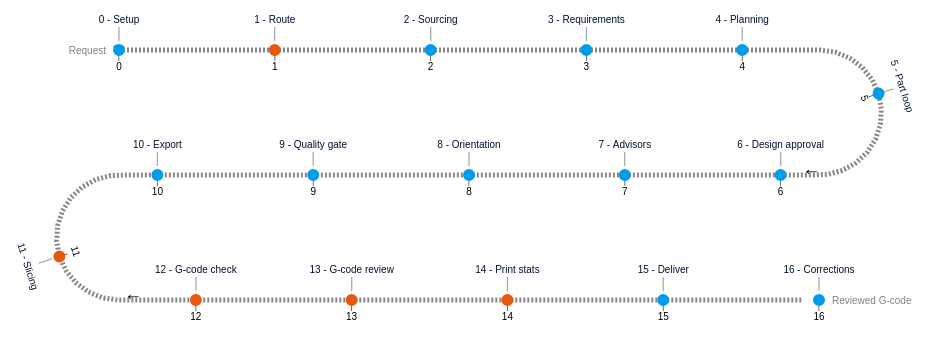

Write the Vega-Lite specification saved for this chart.
### Vega specification from a JSON file in a GitHub repository (floating-point values rounded to 4 significant figures)
{"$schema": "https://vega.github.io/schema/vega/v6.json", "description": "Pipeline from request to reviewed G-code. Blue = exists, orange = new.", "padding": 15, "autosize": {"type": "pad", "contains": "padding"}, "width": {"signal": "width"}, "height": {"signal": "height"}, "signals": [{"name": "width", "value": 700}, {"name": "sH", "description": "serpentine: diameter of arcs", "value": 125}, {"name": "sN", "description": "serpentine: number of arcs", "value": 2}, {"name": "tC", "description": "ticks: number of axis ticks to display on the timeline", "value": 17}, {"name": "tLO", "description": "ticks: the offset for the tick labels", "value": 8}, {"name": "mO", "description": "milestone: the offset for the milestone markers", "value": 35}, {"name": "sR0P", "description": "serpentine: percentage of width of canvas for the start of the timeline", "value": 0}, {"name": "sLP", "description": "serpentine: percentage of total length of canvas for the end of the timeline", "value": 1}, {"name": "annotationStart", "value": "Request"}, {"name": "annotationEnd", "value": "Reviewed G-code"}, {"name": "includeArrows", "value": true}, {"name": "sT", "description": "serpentine: thicknes of the line", "value": 5}, {"name": "domain", "description": "serpentine: manually set the domain extent for the timeline, otherwise set to null to have the domain calculated for you", "value": [0, 16]}, {"name": "sRange", "description": "serpentine: range for the serpentine scale", "update": "[sR0P*width, sL*sLP]"}, {"name": "annotations", "description": "serpentine: annotations that appear at the start and end of the timeline", "update": "{start: (isValid(annotationStart) ? annotationStart : ''), end: (isValid(annotationEnd) ? annotationEnd : '')}"}, {"name": "sD", "update": "[2, 2]", "description": "serpentine: dash array for the serpentine line"}, {"name": "reverse", "description": "serpentine: boolean to indicate whether the scale for the timeline should be reversed", "value": false}, {"name": "sPct", "description": "serpentine: percentage of width for the straight portions of the timeline", "value": 1, "update": "sPct < 0.25 ? 0 : sPct < 0.75 ? 0.5 : 1"}, {"name": "sW", "description": "serpentine: horizontal length of straight segments", "update": "sPct*width"}, {"name": "sL", "description": "serpentine: total length of line", "update": "(sN+1)*sW+(sN)*sH*PI/2"}, {"name": "sA", "description": "serpentine: length of an arc segment", "update": "(sH*PI/2)"}, {"name": "sWsA", "description": "serpentine: length of a line + arc segment", "update": "(sW + sH*PI/2)"}, {"name": "sDomain", "description": "serpentine: domain for the serpentine scale", "init": "domain ? domain : [+extent(pluck(data('dataset'), 'domain'))[0], +extent(pluck(data('dataset'), 'domain'))[1]]"}, {"name": "height", "description": "calculated height", "update": "extent(pluck(data('serpentine'), 'y'))[1]"}, {"name": "milestoneColor", "value": "#009DEC"}, {"name": "milestoneLabelColor", "value": "#001130"}, {"name": "newColor", "value": "#E8590C"}], "scales": [{"name": "sS1", "type": "linear", "zero": false, "reverse": {"signal": "reverse"}, "domain": {"signal": "sDomain"}, "range": {"signal": "sRange"}}], "marks": [{"name": "axis_group", "description": "group containing all the axis marks - annotations, domain, arrow indicators, tick lines, tick labels on straightaways, tick labels on arcs", "type": "group", "marks": [{"name": "annotations", "description": "Text marks that appear at the start and end of the timeline. Configured using the 'annotations' signal", "from": {"data": "domain_extent"}, "type": "text", "encode": {"update": {"x": {"field": "x"}, "y": {"field": "y"}, "text": {"signal": "datum['category'] === 'start' ? annotations['start'] : annotations['end']"}, "fontSize": {"value": 10}, "baseline": {"value": "middle"}, "align": {"field": "align"}, "angle": {"field": "angle"}, "dx": {"field": "dx"}, "dy": {"value": 1}, "fill": {"value": "gray"}}}}, {"name": "serpentine_line", "description": "The serpentine-shaped line that acts as the axis domain line", "type": "line", "from": {"data": "serpentine"}, "interactive": false, "encode": {"update": {"x": {"field": "x"}, "y": {"field": "y"}, "strokeDash": {"signal": "sD"}, "stroke": {"value": "#888"}, "strokeWidth": {"signal": "sT"}}}}, {"name": "arrow_marks", "description": "The arrows to indicate direction that appear at the beginning and end of each arc+straightaway combination", "type": "text", "from": {"data": "segment_ends"}, "interactive": false, "encode": {"update": {"x": {"field": "x"}, "y": {"field": "y"}, "dy": {"value": 1}, "text": {"value": "→"}, "fontSize": {"value": 18}, "fill": {"value": "#000"}, "angle": {"signal": "datum['direction'] === '➤' ? 0 : 180"}, "align": {"value": "center"}, "baseline": {"value": "middle"}}}}, {"name": "tick_marks", "description": "The line (text mark) designated to each tick", "from": {"data": "ticks"}, "type": "text", "interactive": false, "encode": {"update": {"x": {"field": "x"}, "y": {"field": "y"}, "dy": {"signal": "2.5*( datum['type'] === 'straight' ? 1 : datum['side'] === 'right' ? (round(datum['alpha']*(180/PI)) >= 90 ? -1 : 4) : (round(datum['alpha']*(180/PI)) > 89 ? -1 : 4))"}, "text": {"signal": "'|'"}, "fontSize": {"value": 7}, "fill": {"value": "#000"}, "angle": {"field": "labelAngle"}, "align": {"value": "center"}, "baseline": {"signal": "datum['type'] === 'straight' ? 'top' : 'bottom'"}}}}, {"name": "tick_labels_straight", "description": "The straightaway tick labels", "from": {"data": "ticks"}, "type": "text", "interactive": false, "encode": {"update": {"x": {"field": "x"}, "y": {"field": "y"}, "dy": {"field": "dy"}, "text": {"field": "domain"}, "fontSize": {"value": 10}, "fill": {"value": "#000"}, "align": {"value": "center"}, "angle": {"field": "labelAngle"}, "baseline": {"signal": "datum['type'] === 'straight' ? 'top' : 'bottom'"}}}}]}, {"name": "milestone_connecting_lines", "description": "The milestone lines that connect the markers to labels", "from": {"data": "milestones"}, "type": "text", "interactive": false, "encode": {"update": {"text": {"signal": "'|'"}, "x": {"field": "x"}, "y": {"field": "y"}, "fontSize": {"value": 15}, "fontWeight": {"value": 100}, "dy": {"signal": "datum['type'] === 'arc' && (round(datum['alpha']*(180/PI)) > 89) ? 0.35 * (mO+3.5) : datum['dy']/2"}, "align": {"value": "center"}, "baseline": {"value": "middle"}, "angle": {"field": "labelAngle"}, "fillOpacity": {"value": 0.35}}}}, {"name": "milestone_markers", "description": "The milestone timeline markers", "from": {"data": "milestones"}, "type": "symbol", "interactive": false, "encode": {"update": {"x": {"field": "x"}, "y": {"field": "y"}, "size": {"value": 100}, "fill": {"field": "color"}, "stroke": {"field": "color"}, "strokeWidth": {"value": 2}, "cursor": {"signal": "'default'"}}}}, {"name": "milestone_label_backgrounds", "description": "The white backgrounds for milestone labels", "from": {"data": "milestones"}, "type": "text", "interactive": false, "encode": {"update": {"x": {"field": "x"}, "y": {"field": "y"}, "dy": {"field": "dy"}, "text": {"signal": "datum['domain'] + ' - ' + datum['label']"}, "fontSize": {"value": 10}, "fill": {"value": "#fff"}, "stroke": {"value": "#fff"}, "strokeWidth": {"value": 7}, "angle": {"field": "labelAngle"}, "align": {"value": "center"}, "baseline": {"signal": "datum['type'] === 'straight' ? 'top' : 'bottom'"}}}}, {"name": "milestone_labels", "description": "The milestone labels", "from": {"data": "milestones"}, "type": "text", "interactive": false, "encode": {"update": {"x": {"field": "x"}, "y": {"field": "y"}, "dy": {"field": "dy"}, "text": {"signal": "datum['domain'] + ' - ' + datum['label']"}, "fontSize": {"value": 10}, "fill": {"signal": "milestoneLabelColor"}, "angle": {"field": "labelAngle"}, "align": {"value": "center"}, "baseline": {"signal": "datum['type'] === 'straight' ? 'top' : 'bottom'"}}}}], "data": [{"name": "dataset", "values": [{"domain": 0, "label": "Setup", "color": "#009DEC"}, {"domain": 1, "label": "Route", "color": "#E8590C"}, {"domain": 2, "label": "Sourcing", "color": "#009DEC"}, {"domain": 3, "label": "Requirements", "color": "#009DEC"}, {"domain": 4, "label": "Planning", "color": "#009DEC"}, {"domain": 5, "label": "Part loop", "color": "#009DEC"}, {"domain": 6, "label": "Design approval", "color": "#009DEC"}, {"domain": 7, "label": "Advisors", "color": "#009DEC"}, {"domain": 8, "label": "Orientation", "color": "#009DEC"}, {"domain": 9, "label": "Quality gate", "color": "#009DEC"}, {"domain": 10, "label": "Export", "color": "#009DEC"}, {"domain": 11, "label": "Slicing", "color": "#E8590C"}, {"domain": 12, "label": "G-code check", "color": "#E8590C"}, {"domain": 13, "label": "G-code review", "color": "#E8590C"}, {"domain": 14, "label": "Print stats", "color": "#E8590C"}, {"domain": 15, "label": "Deliver", "color": "#009DEC"}, {"domain": 16, "label": "Corrections", "color": "#009DEC"}]}, {"name": "serpentineDomain", "values": [{}], "transform": [{"type": "formula", "expr": "sequence(sDomain[0], sDomain[1], 0.1 )", "as": "domain"}, {"type": "flatten", "fields": ["domain"]}]}, {"name": "milestoneDomain", "source": "dataset", "transform": [{"type": "project", "fields": ["domain"]}]}, {"name": "tickDomain", "values": [{}], "transform": [{"type": "formula", "expr": "sequence(1, tC+1, 1)", "as": "id"}, {"type": "flatten", "fields": ["id"]}, {"type": "formula", "expr": "datum['id'] === 1 ? sDomain[0] : datum['id'] === tC ? sDomain[1] : null", "as": "domain"}, {"type": "formula", "expr": "round(isValid(datum['domain']) ? datum['domain'] : (sDomain[0] + (sDomain[1]-sDomain[0])*((datum['id']-1)/(tC-1))))", "as": "domain"}, {"type": "project", "fields": ["domain"]}]}, {"name": "componentEncodings", "values": [{"category": "start"}, {"category": "serpentine"}, {"category": "milestone"}, {"category": "tick"}, {"category": "end"}], "transform": [{"type": "formula", "expr": "now()", "as": "timestamp"}, {"type": "formula", "expr": "datum['category'] === 'start' ? [sDomain[reverse ? 1 : 0]] : datum['category'] === 'serpentine' ? pluck(data('serpentineDomain'), 'domain') : datum['category'] === 'milestone' ? pluck(data('dataset'), 'domain') : datum['category']==='tick' ? pluck(data('tickDomain'), 'domain') : datum['category'] === 'end' ? [sDomain[reverse ? 0 : 1]] : null", "as": "domain"}, {"type": "flatten", "fields": ["domain"]}, {"type": "formula", "expr": "+datum['domain']", "as": "domain"}, {"type": "window", "ops": ["row_number"], "sort": {"field": "domain"}, "groupby": ["category"], "as": ["id"]}, {"type": "formula", "expr": "scale('sS1', datum['domain'])", "as": "sK"}, {"type": "formula", "expr": "floor(datum['sK'] / (sW + sH*PI/2))", "as": "i"}, {"type": "formula", "expr": "datum['sK'] % (sW + sH*PI/2)", "as": "r"}, {"type": "formula", "expr": "(datum['r'] - sW)/(sH/2)", "as": "alpha"}, {"type": "formula", "expr": "(((datum['i']+1)*sWsA)-sA) >= datum['sK'] ? 'straight' : 'arc'", "as": "type"}, {"type": "formula", "expr": "(datum['i']%2 == 0) ? min(datum['r'], sW) : max(sW-datum['r'], 0)", "as": "xStraight"}, {"type": "formula", "expr": "datum['type'] === 'straight' ? datum['xStraight'] : datum['xStraight'] + (datum['i']%2 == 0 ? sin(datum['alpha'])*sH/2 : -sin(datum['alpha'])*sH/2)", "as": "x"}, {"type": "formula", "expr": "datum['type'] === 'straight' ? datum['i']*sH : (datum['i']*sH) + (1 - cos(datum['alpha']))*sH/2", "as": "y"}, {"type": "formula", "expr": "datum['type'] === 'straight' ? null : datum['i']%2===0?'right':'left'", "as": "side"}, {"type": "formula", "expr": "datum['type'] === 'straight' ? null : datum['alpha']<PI/2?'top':'bottom'", "as": "hemisphere"}, {"type": "formula", "expr": "datum['type'] === 'straight' ? 0 : (datum['side'] === 'left' ? -1 : 1) *datum['alpha']*(180/PI)+(datum['alpha'] < PI/2 ? 0 : 180)", "as": "labelAngle"}, {"type": "formula", "expr": "datum['i']%2===0 ?'→':'←'", "as": "direction"}, {"type": "formula", "expr": "datum['type'] === 'straight' ? datum['direction'] : datum['side'] === 'left' ? (datum['hemisphere'] === 'top'? '←' : '→') :  (datum['hemisphere'] === 'top'? '→' : '←')", "as": "direction"}]}, {"name": "serpentine", "source": "componentEncodings", "transform": [{"type": "filter", "expr": "datum['category'] === 'serpentine'"}]}, {"name": "ticks", "source": "componentEncodings", "transform": [{"type": "filter", "expr": "datum['category'] === 'tick'"}, {"type": "formula", "expr": "!isValid(datum['side']) ? (tLO+3.5) : datum['side'] === 'right' ? (round(datum['alpha']*(180/PI)) >= 90 ? -1 : 1.75) * (tLO+3.5) : (round(datum['alpha']*(180/PI)) > 89 ? -1 : 1.75) * (tLO+3.5)", "as": "dy"}]}, {"name": "domain_extent", "source": "componentEncodings", "transform": [{"type": "filter", "expr": "datum['category'] === 'start' || datum['category'] === 'end'"}, {"type": "formula", "expr": "datum['category'] === 'start' ? 'right' : datum['direction'] === '←' && datum['type'] === 'straight' ? 'right' : datum['side'] === 'left' ? 'right' : 'left'", "as": "align"}, {"type": "formula", "expr": "datum['category'] === 'start' ? -tLO-5 :  datum['direction'] === '←'  && datum['type'] === 'straight' ? -tLO-5 : datum['side'] === 'left' ? -tLO-5 : tLO+5", "as": "dx"}]}, {"name": "segment_ends", "source": "componentEncodings", "transform": [{"type": "filter", "expr": "includeArrows && datum['category'] === 'serpentine'"}, {"type": "joinaggregate", "fields": ["id", "id"], "ops": ["min", "max"], "groupby": ["i"], "as": ["minId", "maxId"]}, {"type": "filter", "expr": "datum['id'] === (reverse ? datum['maxId'] : datum['minId'])"}]}, {"name": "milestones", "source": "componentEncodings", "transform": [{"type": "filter", "expr": "datum['category'] === 'milestone'"}, {"type": "lookup", "key": "domain", "from": "dataset", "fields": ["domain"], "values": ["label", "color"]}, {"type": "formula", "expr": "!isValid(datum['side']) ? -(mO) : datum['side'] === 'right' ? (round(datum['alpha']*(180/PI)) >= 90 ? 1 : -0.5) * (mO+3.5) : (round(datum['alpha']*(180/PI)) > 89 ? 1 : -0.5) * (mO+3.5)", "as": "dy"}, {"type": "formula", "expr": "1", "as": "fillOpacity"}]}]}
